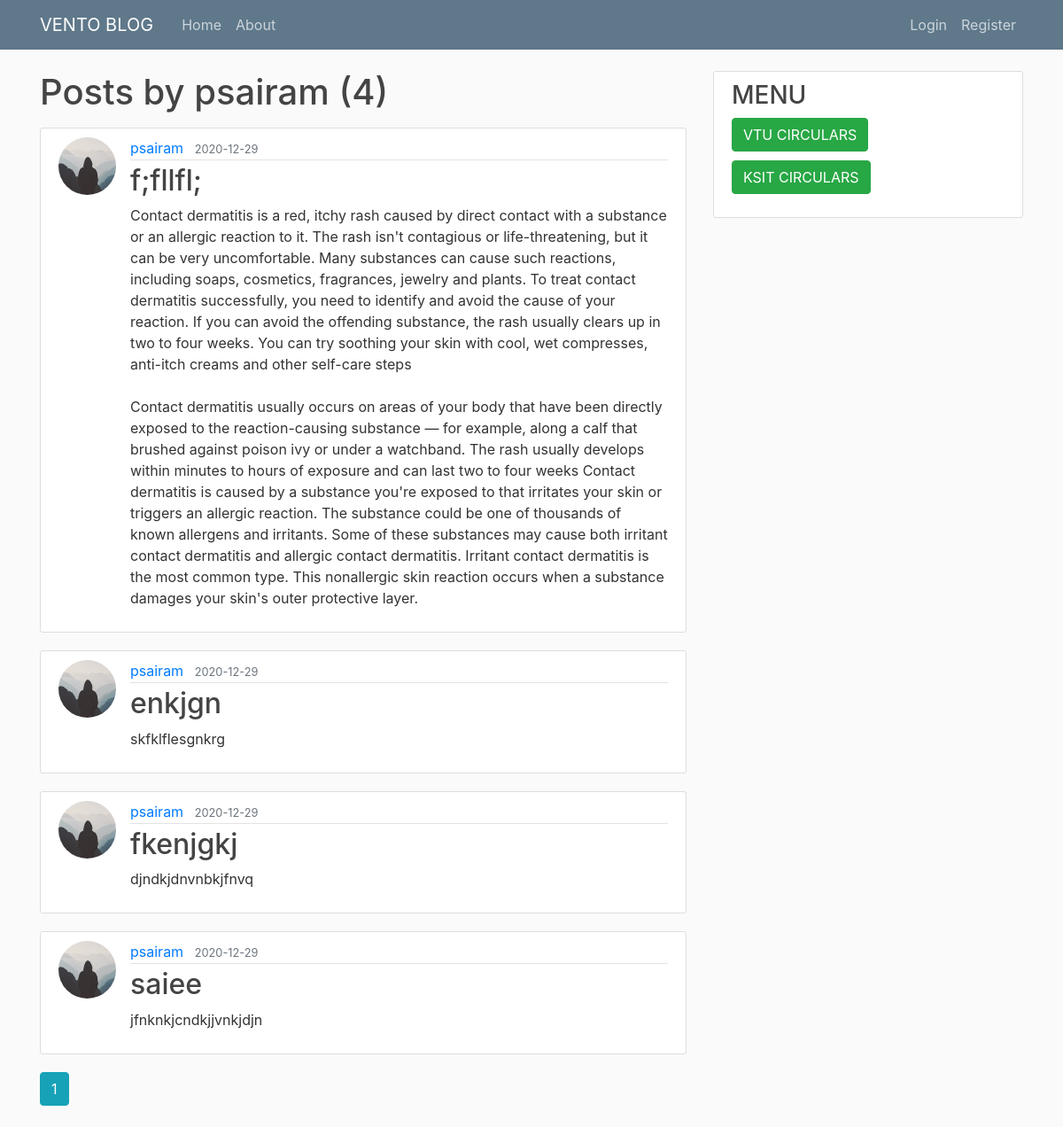
/user/psairam, run on the app's committed database.
### flaskblog/models.py (models this page shows, shortened)
class User(db.Model, UserMixin):
    id = db.Column(db.Integer, primary_key=True)
    username = db.Column(db.String(20), unique=True, nullable=False)
    email = db.Column(db.String(120), unique=True, nullable=False)
    image_file = db.Column(db.String(20), nullable=False, default='default.jpg')
    password = db.Column(db.String(60), nullable=False)
    posts = db.relationship('Post', backref='author', lazy=True)

class Post(db.Model):
    id = db.Column(db.Integer, primary_key=True)
    title = db.Column(db.String(100), nullable=False)
    date_posted = db.Column(db.DateTime, nullable=False, default=datetime.utcnow)
    content = db.Column(db.Text, nullable=False)
    user_id = db.Column(db.Integer, db.ForeignKey('user.id'), nullable=False)

### flaskblog/routes.py (the view)
@app.route("/user/<string:username>")
def user_posts(username):
    page = request.args.get('page', 1, type=int)
    user = User.query.filter_by(username=username).first_or_404()
    posts = Post.query.filter_by(author=user)\
        .order_by(Post.date_posted.desc())\
        .paginate(page=page, per_page=5)
    return render_template('user_posts.html', posts=posts, user=user)

### flaskblog/templates/user_posts.html
{% extends "layout.html" %}
{% block content %}
    <h1 class="mb-3">Posts by {{ user.username }} ({{ posts.total }})</h1>
    {% for post in posts.items %}
        <article class="media content-section">
          <img class="rounded-circle article-img" src="{{ url_for('static', filename='profile_pics/' + post.author.image_file) }}">
          <div class="media-body">
            <div class="article-metadata">
              <a class="mr-2" href="{{ url_for('user_posts', username=post.author.username) }}">{{ post.author.username }}</a>
              <small class="text-muted">{{ post.date_posted.strftime('%Y-%m-%d') }}</small>
            </div>
            <h2><a class="article-title" href="{{ url_for('post', post_id=post.id) }}">{{ post.title }}</a></h2>
            <p class="article-content">{{ post.content }}</p>
          </div>
        </article>
    {% endfor %}
    {% for page_num in posts.iter_pages(left_edge=1, right_edge=1, left_current=1, right_current=2) %}
      {% if page_num %}
        {% if posts.page == page_num %}
          <a class="btn btn-info mb-4" href="{{ url_for('user_posts', username=user.username, page=page_num) }}">{{ page_num }}</a>
        {% else %}
          <a class="btn btn-outline-info mb-4" href="{{ url_for('user_posts', username=user.username, page=page_num) }}">{{ page_num }}</a>
        {% endif %}
      {% else %}
        ...
      {% endif %}
    {% endfor %}
{% endblock content %}

### flaskblog/static/main.css (style rules this page uses)
body { background: #fafafa; color: #333333; margin-top: 5rem; }
h1, h2, h3, h4, h5, h6 { color: #444444; }
.content-section { background: #ffffff; padding: 10px 20px; border: 1px solid #dddddd; border-radius: 3px; margin-bottom: 20px; }
.article-title { color: #444444; }
.article-content { white-space: pre-line; }
.article-img { height: 65px; width: 65px; margin-right: 16px; }
.article-metadata { padding-bottom: 1px; margin-bottom: 4px; border-bottom: 1px solid #e3e3e3 }

### data on the page
User: username "psairam"
Post: image_file (placeholder picture), author.username "psairam", date_posted "2020-12-29", title "f;fllfl;", content "Contact dermatitis is a red, itchy rash caused by direct contact with a substance or an allergic reaction to it. The rash isn't contagious or life-threatening, but it can be very uncomfortable. Many substances can cause such reactions, including soaps, cosmetics, fragrances, jewelry and plants. To treat contact dermatitis successfully, you need to identify and avoid the cause of your reaction. If you can avoid the offending substance, the rash usually clears up in two to four weeks. You can try soothing your skin with cool, wet compresses, anti-itch creams and other self-care steps Contact dermatitis usually occurs on areas of your body that have been directly exposed to the…"
Post: image_file (placeholder picture), author.username "psairam", date_posted "2020-12-29", title "enkjgn", content "skfklflesgnkrg"
Post: image_file (placeholder picture), author.username "psairam", date_posted "2020-12-29", title "fkenjgkj", content "djndkjdnvnbkjfnvq"
Post: image_file (placeholder picture), author.username "psairam", date_posted "2020-12-29", title "saiee", content "jfnknkjcndkjjvnkjdjn"

### other printed values
{{ posts.total }} "4"
{{ page_num }} "1"
